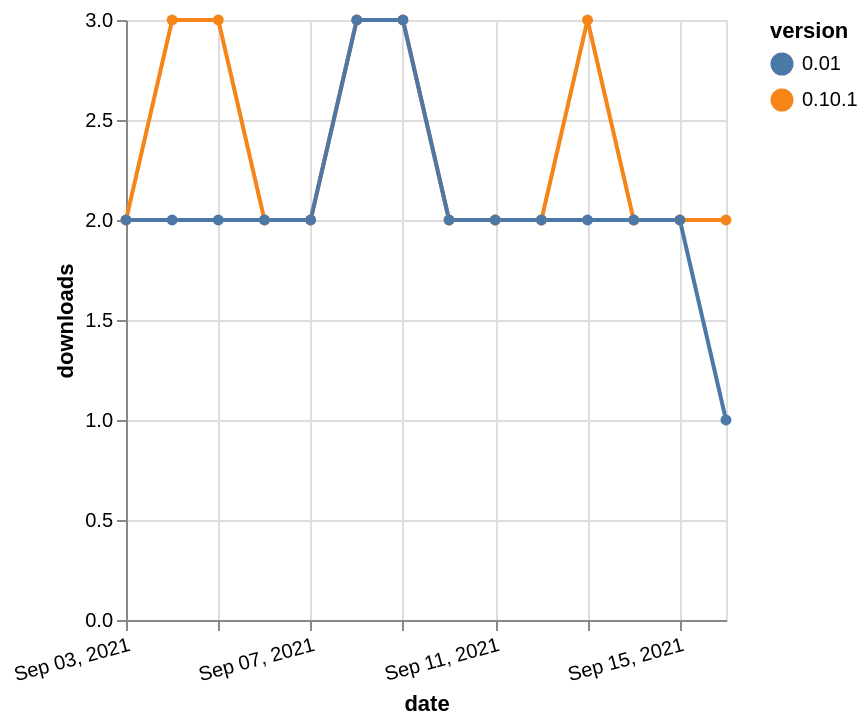

Express this chart as Vega-Lite.
### Vega-Lite specification from a JSON file in a GitHub repository (floating-point values rounded to 4 significant figures)
{"$schema": "https://vega.github.io/schema/vega-lite/v5.json", "description": "A simple bar chart with embedded data.", "data": {"values": [{"date": "2021-09-03", "total": 2349, "delta": 2, "version": "0.10.1"}, {"date": "2021-09-04", "total": 2352, "delta": 3, "version": "0.10.1"}, {"date": "2021-09-05", "total": 2355, "delta": 3, "version": "0.10.1"}, {"date": "2021-09-06", "total": 2357, "delta": 2, "version": "0.10.1"}, {"date": "2021-09-07", "total": 2359, "delta": 2, "version": "0.10.1"}, {"date": "2021-09-08", "total": 2362, "delta": 3, "version": "0.10.1"}, {"date": "2021-09-09", "total": 2365, "delta": 3, "version": "0.10.1"}, {"date": "2021-09-10", "total": 2367, "delta": 2, "version": "0.10.1"}, {"date": "2021-09-11", "total": 2369, "delta": 2, "version": "0.10.1"}, {"date": "2021-09-12", "total": 2371, "delta": 2, "version": "0.10.1"}, {"date": "2021-09-13", "total": 2374, "delta": 3, "version": "0.10.1"}, {"date": "2021-09-14", "total": 2376, "delta": 2, "version": "0.10.1"}, {"date": "2021-09-15", "total": 2378, "delta": 2, "version": "0.10.1"}, {"date": "2021-09-16", "total": 2380, "delta": 2, "version": "0.10.1"}, {"date": "2021-09-03", "total": 2854, "delta": 2, "version": "0.01"}, {"date": "2021-09-04", "total": 2856, "delta": 2, "version": "0.01"}, {"date": "2021-09-05", "total": 2858, "delta": 2, "version": "0.01"}, {"date": "2021-09-06", "total": 2860, "delta": 2, "version": "0.01"}, {"date": "2021-09-07", "total": 2862, "delta": 2, "version": "0.01"}, {"date": "2021-09-08", "total": 2865, "delta": 3, "version": "0.01"}, {"date": "2021-09-09", "total": 2868, "delta": 3, "version": "0.01"}, {"date": "2021-09-10", "total": 2870, "delta": 2, "version": "0.01"}, {"date": "2021-09-11", "total": 2872, "delta": 2, "version": "0.01"}, {"date": "2021-09-12", "total": 2874, "delta": 2, "version": "0.01"}, {"date": "2021-09-13", "total": 2876, "delta": 2, "version": "0.01"}, {"date": "2021-09-14", "total": 2878, "delta": 2, "version": "0.01"}, {"date": "2021-09-15", "total": 2880, "delta": 2, "version": "0.01"}, {"date": "2021-09-16", "total": 2881, "delta": 1, "version": "0.01"}]}, "width": "container", "mark": {"type": "line", "point": {"filled": true}}, "encoding": {"x": {"field": "date", "type": "temporal", "timeUnit": "yearmonthdate", "title": "date", "axis": {"labelAngle": -15}}, "y": {"field": "delta", "type": "quantitative", "title": "downloads"}, "color": {"field": "version", "type": "nominal"}, "tooltip": {"field": "delta"}}}
